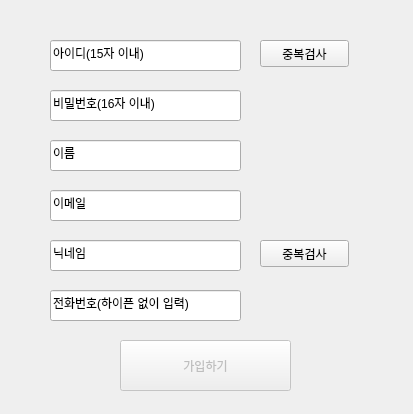
<?xml version="1.0" encoding="UTF-8"?>
<ui version="4.0">
 <class>Form</class>
 <widget class="QWidget" name="Form">
  <property name="windowModality">
   <enum>Qt::NonModal</enum>
  </property>
  <property name="geometry">
   <rect>
    <x>0</x>
    <y>0</y>
    <width>413</width>
    <height>414</height>
   </rect>
  </property>
  <property name="windowTitle">
   <string>Sign In</string>
  </property>
  <widget class="QLineEdit" name="idLineEdit">
   <property name="geometry">
    <rect>
     <x>50</x>
     <y>40</y>
     <width>191</width>
     <height>31</height>
    </rect>
   </property>
   <property name="text">
    <string>아이디(15자 이내)</string>
   </property>
  </widget>
  <widget class="QLineEdit" name="pwLineEdit">
   <property name="geometry">
    <rect>
     <x>50</x>
     <y>90</y>
     <width>191</width>
     <height>31</height>
    </rect>
   </property>
   <property name="text">
    <string>비밀번호(16자 이내)</string>
   </property>
  </widget>
  <widget class="QPushButton" name="idCheckButton">
   <property name="geometry">
    <rect>
     <x>260</x>
     <y>40</y>
     <width>89</width>
     <height>27</height>
    </rect>
   </property>
   <property name="text">
    <string>중복검사</string>
   </property>
  </widget>
  <widget class="QLineEdit" name="nameLineEdit">
   <property name="geometry">
    <rect>
     <x>50</x>
     <y>140</y>
     <width>191</width>
     <height>31</height>
    </rect>
   </property>
   <property name="text">
    <string>이름</string>
   </property>
  </widget>
  <widget class="QLineEdit" name="emailLineEdit">
   <property name="geometry">
    <rect>
     <x>50</x>
     <y>190</y>
     <width>191</width>
     <height>31</height>
    </rect>
   </property>
   <property name="text">
    <string>이메일</string>
   </property>
  </widget>
  <widget class="QLineEdit" name="nickLineEdit">
   <property name="geometry">
    <rect>
     <x>50</x>
     <y>240</y>
     <width>191</width>
     <height>31</height>
    </rect>
   </property>
   <property name="text">
    <string>닉네임</string>
   </property>
  </widget>
  <widget class="QLineEdit" name="phoneLineEdit">
   <property name="geometry">
    <rect>
     <x>50</x>
     <y>290</y>
     <width>191</width>
     <height>31</height>
    </rect>
   </property>
   <property name="text">
    <string>전화번호(하이픈 없이 입력)</string>
   </property>
  </widget>
  <widget class="QPushButton" name="nickCheckButton">
   <property name="geometry">
    <rect>
     <x>260</x>
     <y>240</y>
     <width>89</width>
     <height>27</height>
    </rect>
   </property>
   <property name="text">
    <string>중복검사</string>
   </property>
  </widget>
  <widget class="QPushButton" name="signUpButton">
   <property name="enabled">
    <bool>false</bool>
   </property>
   <property name="geometry">
    <rect>
     <x>120</x>
     <y>340</y>
     <width>171</width>
     <height>51</height>
    </rect>
   </property>
   <property name="text">
    <string>가입하기</string>
   </property>
   <property name="checkable">
    <bool>false</bool>
   </property>
  </widget>
 </widget>
 <resources/>
 <connections/>
</ui>
